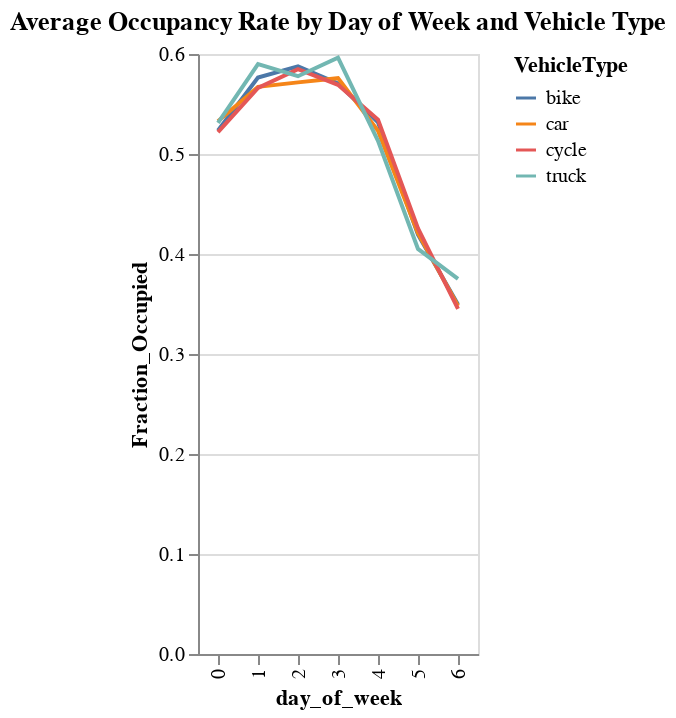

Write notebook code for a chart like this one.
### Code cell
import altair as alt

# Calculate the average occupancy rate per day of the week for each vehicle type
occupancy_by_day_vehicle = d1.groupby(['day_of_week', 'VehicleType'])['Fraction_Occupied'].mean().reset_index()

# Create a line chart with day_of_week on the x-axis and Fraction_Occupied on the y-axis, colored by VehicleType
chart = alt.Chart(occupancy_by_day_vehicle).mark_line().encode(
    x='day_of_week:O',  # Ordinal scale for day of week
    y='Fraction_Occupied:Q',  # Quantitative scale for occupancy rate
    color='VehicleType:N'  # Nominal scale for Vehicle Type
).properties(
    title='Average Occupancy Rate by Day of Week and Vehicle Type'
)

chart

### Figure 1 — Vega-Lite specification as saved in the notebook (floating-point values rounded to 4 significant figures)
{"config": {"view": {"continuousWidth": 300, "continuousHeight": 300}}, "data": {"name": "data-9e49245be780722f95cd5a8a29f5ccb2"}, "mark": {"type": "line"}, "encoding": {"color": {"field": "VehicleType", "type": "nominal"}, "x": {"field": "day_of_week", "type": "ordinal"}, "y": {"field": "Fraction_Occupied", "type": "quantitative"}}, "title": "Average Occupancy Rate by Day of Week and Vehicle Type", "$schema": "https://vega.github.io/schema/vega-lite/v5.20.1.json", "datasets": {"data-9e49245be780722f95cd5a8a29f5ccb2": [{"day_of_week": 0, "VehicleType": "bike", "Fraction_Occupied": 0.5236}, {"day_of_week": 0, "VehicleType": "car", "Fraction_Occupied": 0.5328}, {"day_of_week": 0, "VehicleType": "cycle", "Fraction_Occupied": 0.5219}, {"day_of_week": 0, "VehicleType": "truck", "Fraction_Occupied": 0.5312}, {"day_of_week": 1, "VehicleType": "bike", "Fraction_Occupied": 0.5765}, {"day_of_week": 1, "VehicleType": "car", "Fraction_Occupied": 0.5672}, {"day_of_week": 1, "VehicleType": "cycle", "Fraction_Occupied": 0.5662}, {"day_of_week": 1, "VehicleType": "truck", "Fraction_Occupied": 0.5898}, {"day_of_week": 2, "VehicleType": "bike", "Fraction_Occupied": 0.5876}, {"day_of_week": 2, "VehicleType": "car", "Fraction_Occupied": 0.5716}, {"day_of_week": 2, "VehicleType": "cycle", "Fraction_Occupied": 0.5849}, {"day_of_week": 2, "VehicleType": "truck", "Fraction_Occupied": 0.5778}, {"day_of_week": 3, "VehicleType": "bike", "Fraction_Occupied": 0.5705}, {"day_of_week": 3, "VehicleType": "car", "Fraction_Occupied": 0.5759}, {"day_of_week": 3, "VehicleType": "cycle", "Fraction_Occupied": 0.5692}, {"day_of_week": 3, "VehicleType": "truck", "Fraction_Occupied": 0.5964}, {"day_of_week": 4, "VehicleType": "bike", "Fraction_Occupied": 0.5318}, {"day_of_week": 4, "VehicleType": "car", "Fraction_Occupied": 0.5232}, {"day_of_week": 4, "VehicleType": "cycle", "Fraction_Occupied": 0.5342}, {"day_of_week": 4, "VehicleType": "truck", "Fraction_Occupied": 0.5132}, {"day_of_week": 5, "VehicleType": "bike", "Fraction_Occupied": 0.4194}, {"day_of_week": 5, "VehicleType": "car", "Fraction_Occupied": 0.4208}, {"day_of_week": 5, "VehicleType": "cycle", "Fraction_Occupied": 0.4256}, {"day_of_week": 5, "VehicleType": "truck", "Fraction_Occupied": 0.4051}, {"day_of_week": 6, "VehicleType": "bike", "Fraction_Occupied": 0.3495}, {"day_of_week": 6, "VehicleType": "car", "Fraction_Occupied": 0.3481}, {"day_of_week": 6, "VehicleType": "cycle", "Fraction_Occupied": 0.3451}, {"day_of_week": 6, "VehicleType": "truck", "Fraction_Occupied": 0.3751}]}}
